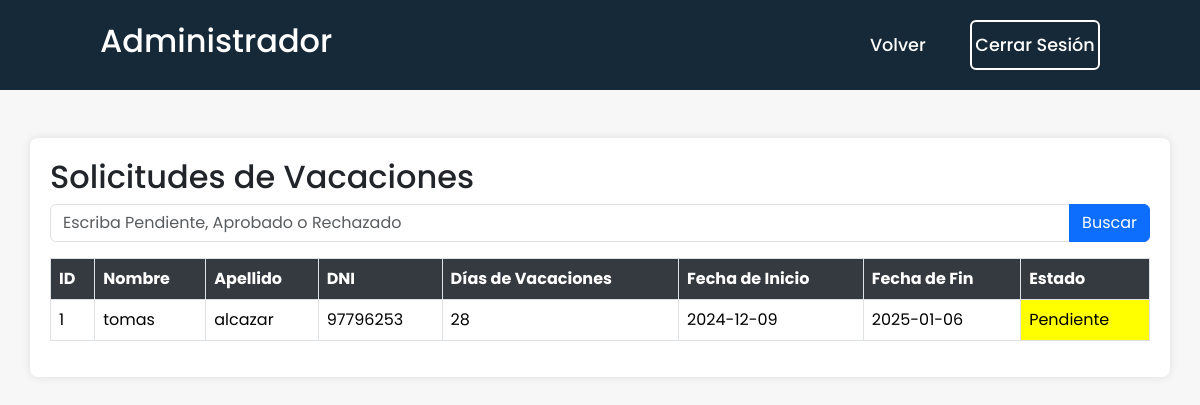
The app's page /mostrarvacaciones_administrador.php?id=42 (signed in) with its own data.
### tables this page shows
CREATE TABLE `solicitudes_vacaciones` (
  `id` int(11) NOT NULL,
  `empleado_id` int(11) NOT NULL,
  `fecha_inicio` date NOT NULL,
  `fecha_end` date DEFAULT NULL,
  `fecha_act` date DEFAULT NULL,
  `days` int(50) NOT NULL,
  `estado` varchar(30) NOT NULL
);

CREATE TABLE `empleados` (
  `id` int(11) NOT NULL,
  `name` varchar(30) NOT NULL,
  `lastname` varchar(30) NOT NULL,
  `dni` int(10) NOT NULL,
  `telefono` int(30) NOT NULL,
  `nacionalidad` varchar(50) NOT NULL,
  `localidad` varchar(50) NOT NULL,
  `anios_ingreso` int(5) NOT NULL
);

### mostrarvacaciones_administrador.php (the view, shortened to what this page needs)
<?php
require 'conexionbd.php';
$estadoBuscado = '';
if (isset($_GET["id"])) {
    $employeeId = $_GET["id"];
} else {
    header("Location: mostrarvacaciones_administrador.php");
    exit;
}
$query = "SELECT sv.id, sv.days, sv.fecha_inicio, sv.fecha_end, sv.estado, e.name, e.lastname, e.dni
          FROM solicitudes_vacaciones sv
          INNER JOIN empleados e ON sv.empleado_id = e.id
          WHERE sv.empleado_id = ?";
$stmt = $conn->prepare($query);
$stmt->bind_param("i", $employeeId);
$stmt->execute();
$result = $stmt->get_result();
?>
<!DOCTYPE html>
<html lang="en">
<head>
    <link href="https://cdn.jsdelivr.net/npm/bootstrap@5.3.1/dist/css/bootstrap.min.css" rel="stylesheet">
    <link rel="stylesheet" href="css/mostrardatos.css">
</head>
<body>
<header>
    <h2 class="logo">
    <?php
        if (isset($_SESSION["nombre"])) {
            echo $_SESSION["nombre"];
        } else {
            echo "Administrador";
        }
    ?>
    </h2>
    <nav class="navigation">
        <a href="mostrardatos.php">Volver</a>
        <button class="btnLogin-poput" onclick="window.location.href='logout.php'">Cerrar Sesión</button>
    </nav>
</header>
<div class="container mt-5">
    <h2>Solicitudes de Vacaciones</h2>
    <div class="float-right mb-3">
        <form method="get" action="">
            <div class="input-group">
                <input type="text" name="estado" id="filtroEstado" class="form-control" placeholder="Escriba Pendiente, Aprobado o Rechazado" value="<?= $estadoBuscado ?>">
                <button type="submit" class="btn btn-primary">Buscar</button>
            </div>
        </form>
    </div>
    <?php
if ($result->num_rows > 0) {
    echo "<table class='table table-bordered'>";
    echo "<thead>";
    echo "<tr>";
    echo "<th>ID</th>";
    echo "<th>Nombre</th>";
    echo "<th>Apellido</th>";
    echo "<th>DNI</th>";
    echo "<th>Días de Vacaciones</th>";
    echo "<th>Fecha de Inicio</th>";
    echo "<th>Fecha de Fin</th>";
    echo "<th>Estado</th>";
    echo "</tr>";
    echo "</thead>";
    echo "<tbody>";
    while ($row = $result->fetch_assoc()) {
        echo "<tr id='tablaVacaciones'";
        $backgroundColor = '';
        $textColor = '';
        switch ($row["estado"]) {
            case "Pendiente":
                $backgroundColor = 'yellow';
                $textColor = 'black';
                break;
        }
        echo ">";
        echo "<td>" . $row["id"] . "</td>";
        echo "<td>" . $row["name"] . "</td>";
        echo "<td>" . $row["lastname"] . "</td>";
        echo "<td>" . $row["dni"] . "</td>";
        echo "<td>" . $row["days"] . "</td>";
        echo "<td>" . $row["fecha_inicio"] . "</td>";
        echo "<td>" . $row["fecha_end"] . "</td>";
        echo "<td id='estado-" . $row["id"] . "' style='background-color: $backgroundColor; color: $textColor;'>" . $row["estado"] . "</td>";
        echo "</tr>";
    }
    echo "</tbody>";
    echo "</table>";
} else {
    echo "<div class='alert alert-warning' role='alert'>";
    echo "No hay vacaciones asignadas para este empleado.";
    echo "</div>";
}
?>
</div>
</body>
</html>

### css/mostrardatos.css (style rules this page uses)
* { margin: 0; padding: 0; box-sizing: border-box; font-family: 'Poppins', sans-serif; }
header { position: flex; top: 0; left: 0; width: 100%; padding: 20px 100px; background-color: #162938; display: flex; justify-content: space-between; align-items: center; z-index: 99; }
.logo { font-size: 2em; color: white; user-select: none; }
.navigation a { position: relative; font-size: 1.1em; color: #fff; text-decoration: none; font-weight: 500; margin-left: 40px; }
.navigation a::after { content: ''; position: absolute; left: 0; bottom: -6px; width: 100%; height: 3px; background-color: #fff; transform-origin: right; border-radius: 5px; transform: scaleX(0); transition: transform .5s; }
.navigation .btnLogin-poput { width: 130px; height: 50px; background-color: transparent; border: 2px solid #fff; outline: none; border-radius: 6px; cursor: pointer; font-size: 1.1em; color: #fff; font-weight: 500; margin-left: 40px; }

### mostrarvacaciones_administrador.php (style rules this page uses)
body { background-color: #f7f7f7; }
.container { background-color: #ffffff; padding: 20px; border-radius: 8px; box-shadow: 0px 0px 10px rgba(0, 0, 0, 0.1); }
.table { background-color: #ffffff; }
.table th { background-color: #343a40; color: #ffffff; }

### records on screen
solicitudes_vacaciones: id "1", empleado.name "tomas", empleado.lastname "alcazar", empleado.dni "97796253", days "28", fecha_inicio "2024-12-09", fecha_end "2025-01-06", estado "Pendiente"
